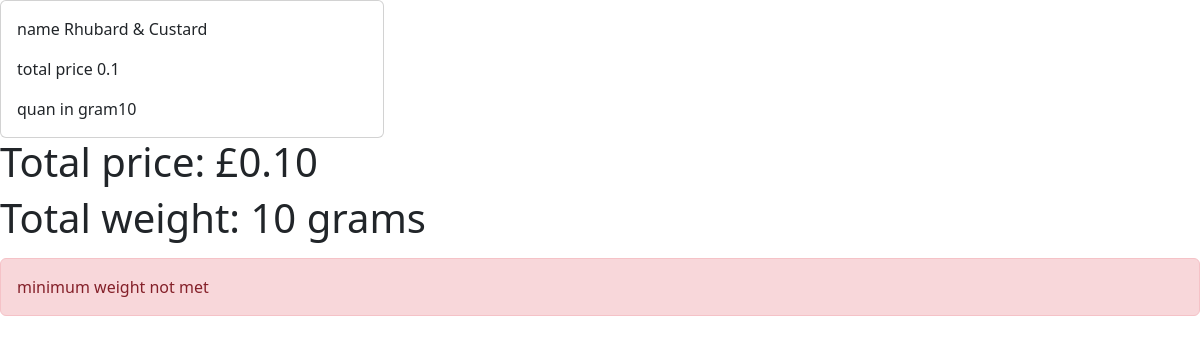
/cart_detail/, run on an earlier commit of the app's database.
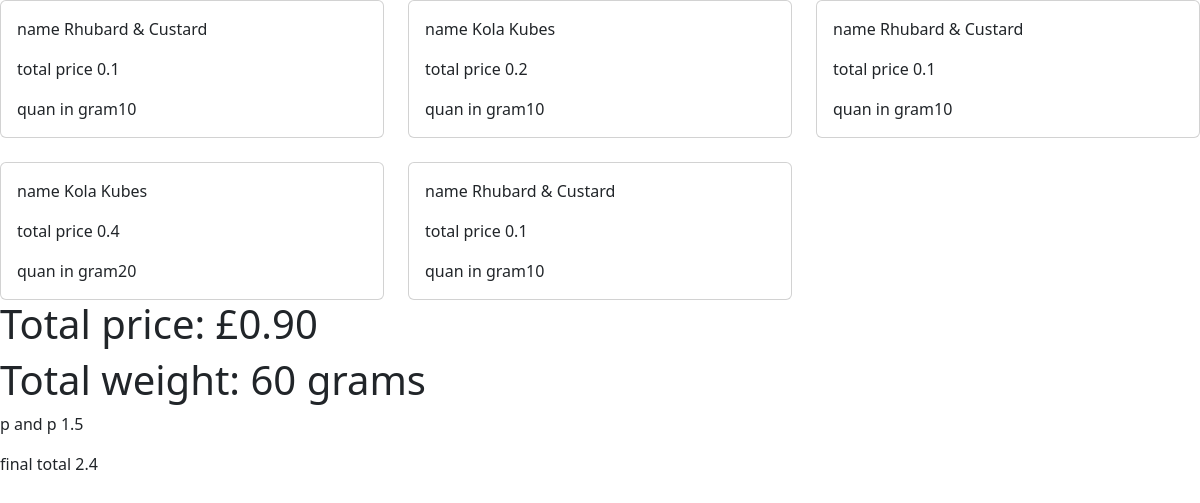
And on a later commit of the database.
### sweets/models.py (models this page shows)
class Cart(models.Model):
    name = models.CharField(max_length=100)
    weightPerSweet = models.DecimalField(max_digits=10, decimal_places=2)
    price = models.FloatField()
    quantityInGrams = models.IntegerField()

### sweets/views.py (the view)
# urls.py: path('cart_detail/',sweetViews.cart_detail,name='cart_detail'),
def cart_detail(request):
    whole_cart = Cart.objects.all()
    whole_total = Cart.objects.aggregate(Sum('price'))
    whole_weight = Cart.objects.aggregate(Sum('quantityInGrams'))
    total = (whole_total['price__sum'])
    weight = (whole_weight['quantityInGrams__sum'])
    if weight > 501:
        pandp = 2.50
        final_total = (pandp+total)
        return render(request, 'cart_detail.html', {'whole_cart': whole_cart, 'total': total, 'weight': weight, 'pandp': pandp, 'final_total':final_total})
    elif weight > 251 and weight < 500:
        pandp = 2.00
        final_total = (pandp+total)
        return render(request, 'cart_detail.html', {'whole_cart': whole_cart, 'total': total, 'weight': weight, 'pandp': pandp, 'final_total':final_total})
    elif weight > 40 and weight < 250:
        pandp = 1.50
        final_total = (pandp+total)
        return render(request, 'cart_detail.html', {'whole_cart': whole_cart, 'total': total, 'weight': weight, 'pandp': pandp, 'final_total':final_total})
    return render(request, 'cart_detail.html', {'whole_cart': whole_cart, 'total': total, 'weight': weight, 'error': 'minimum weight not met'})

### sweets/templates/cart_detail.html (shortened to what this page needs)
<!DOCTYPE html>
<html>
    <head lang="en">
        <link href="https://cdn.jsdelivr.net/npm/bootstrap@5.2.0/dist/css/bootstrap.min.css" rel="stylesheet">
    </head>
    <body>
        <div class="row row-cols-1 row-cols-md-3 g-4">
            {% for cart in whole_cart %}
            <div v-for="sweet in sweets" class="col">
              <div class="card">
                <div class="card-body">
                  <p class="card-text">name {{ cart.name }}</p>
                  <p class="card-text">total price {{ cart.price }}</p>
                  <p class="card-text">quan in gram{{ cart.quantityInGrams }}</p>
                </div>
              </div>
            </div>
            {% endfor %}
          </div>
        <h1>Total price: £{{ total|floatformat:2 }}</h1>
        <h1>Total weight: {{ weight }} grams</h1>
        {% if pandp %}
        <p > p and p
          {{ pandp }}
        </p>
        {% endif %}
        {% if final_total %}
        <p > final total
          {{ final_total }}
        </p>
        {% endif %}
        {% if error %}
        <div class="alert alert-danger mt-3" role="alert">
          {{ error }}
        </div>
        {% endif %}
    </body>
</html>

What changed in the data, as far as the page shows it:
added Cart: name "Kola Kubes", price "0.2", quantityInGrams "10"
added Cart: name "Rhubard & Custard", price "0.1", quantityInGrams "10"
added Cart: name "Kola Kubes", price "0.4", quantityInGrams "20"
added Cart: name "Rhubard & Custard", price "0.1", quantityInGrams "10"
Also different on the page:
{{ total|floatformat:2 }}: "0.10" → "0.90"
{{ weight }}: "10" → "60"
{{ pandp }}: (not shown) → "1.5"
{{ final_total }}: (not shown) → "2.4"
{{ error }}: "minimum weight not met" → (not shown)
text now shown: "p and p final total"
